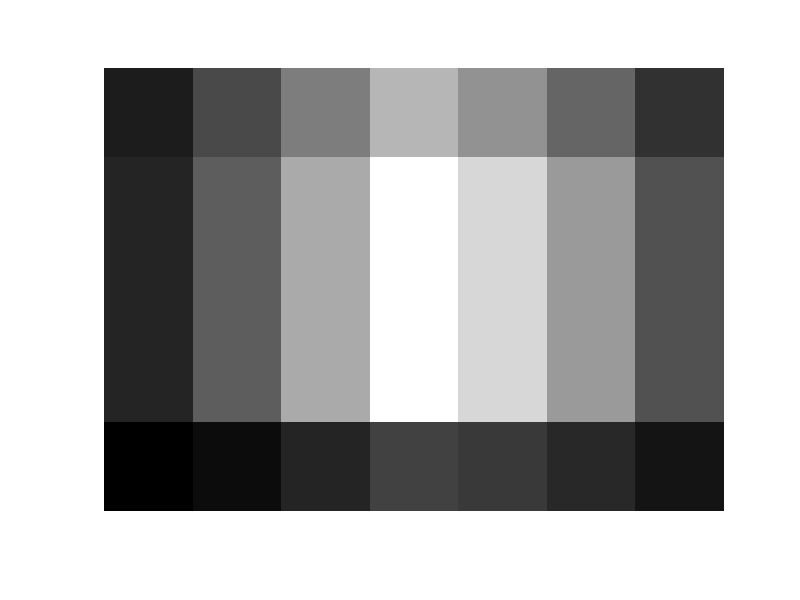
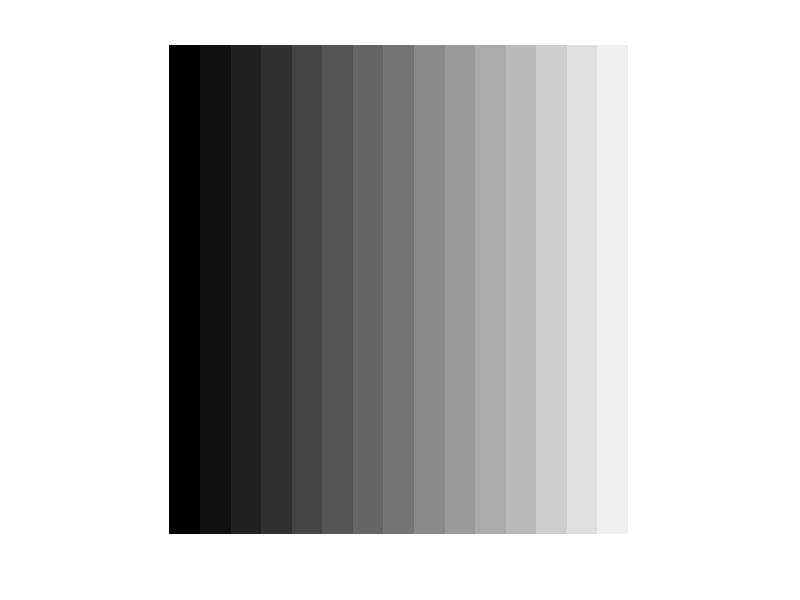

These figures' MATLAB source, in order: (Note: this script raises an error after producing the figures.)
%% task1
clc;
clear all;
close all;
x=[1 1 1 1;1 1 1 1;1 1 1 1;1 1 1 1]; % input signal
h=[1 2 3 4;5 6 7 8];  %impulse response
A=flipud(conv2(x,h));% convolution of input and impulse signals and flip up to down 
f=filter2(h,x);      %fitering impulse with input 
I=mat2gray(A);        % converting the matrix to gray scale to get monochrome image
figure
imshow(I,[0 1]);    % showing as image 
figure
imshow(ones(16,1)*(0:1/15:1)); % showing the image of input matrix with scaling
figure,
load mandrill;        % loading the inbuilt image
imshow(X,map);        % showing the indexed color image 
I1=ind2gray(X,map);   % coverting the index to gray to get monochrome image 
figure
imshow(I1)
colormap('gray')